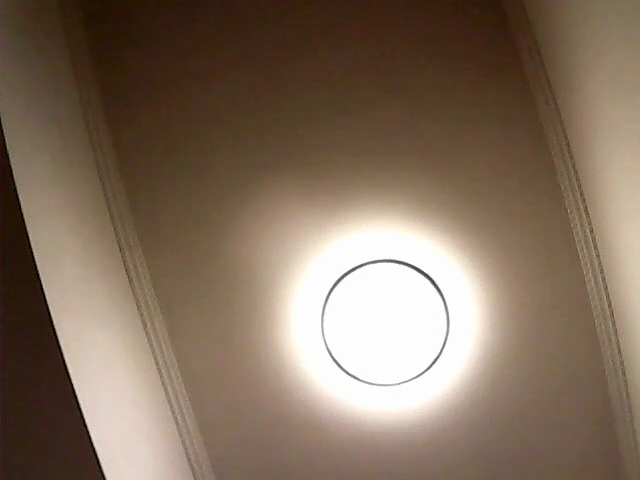
#> input picture data/distord/1/frame_000161.png, 640 x 480 px
$ python -i image_processing.py   (imports and definitions only)
#> lines starting #> are read from the running program, lines starting #| are printed output that depends on the picture
#> further down, picture is the input picture: shape (480, 640, 3); mean B, G, R 93.8, 111.1, 130.4
import cv2
import numpy as np
import os
import argparse

# Thresholds
THRESH_OVEREXPOSURE = 200
THRESH_LOWLIGHT = 80
THRESH_BLACK_HOLE = 2.0    # Threshold for "pitch black", helps avoid amplifying pure noise

# Algorithm Parameters
GAMMA_VAL = 1.2
CLAHE_CLIP = 0.5
TILE_GRID_SIZE = (8, 8)

# Temporal Smoothing (Blending) Weights:
#   Alpha determines how much of the "PREVIOUS" frame we keep.
#   Result = (Previous * Alpha) + (Current * (1 - Alpha))
BLEND_OVER_EX = 0.7        # High: Hide the white screen aggressively
BLEND_LOW_LIGHT = 0.5      # Medium: Smooth out noise flickering, but allow motion
BLEND_NORMAL = 0.1         # Low: Smooth transitions when light returns, acts as mild stabilization

DARKEN_FACTOR = 0.6        # Factor to darken white frames before blending
MAX_BLEND_FRAMES = 8       # Max frames to force blend in overexposure


class VideoEnhancer:
    def __init__(self):
        self.last_good_frame = None
        self.overexposure_counter = 0

    # [44 lines left out: functions get_brightness, apply_gamma_correction, apply_gray_world_wb, contrast_stretching, not called in this run]

    def apply_clahe_enhancement(self, img, clip_limit=2.0):
        # Convert to LAB space
#> called with clip_limit = 2
        lab = cv2.cvtColor(img, cv2.COLOR_BGR2LAB)
#> lab: shape (480, 640, 3); mean of channels 0, 1, 2 120.1, 133.4, 141
        l, a, b = cv2.split(lab)
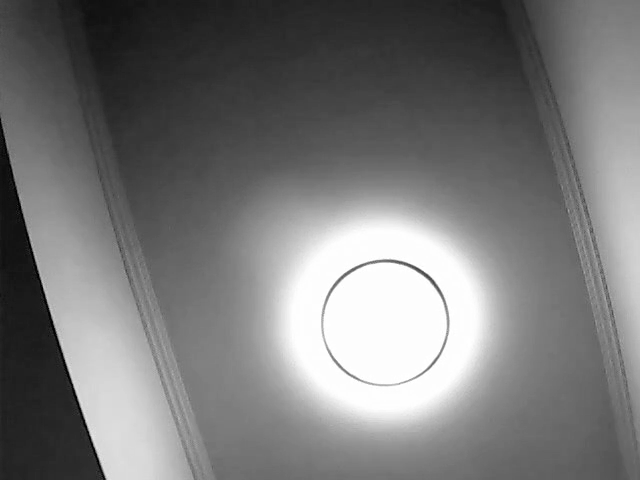
#> l: shape (480, 640); min 0, max 255, mean 120.1
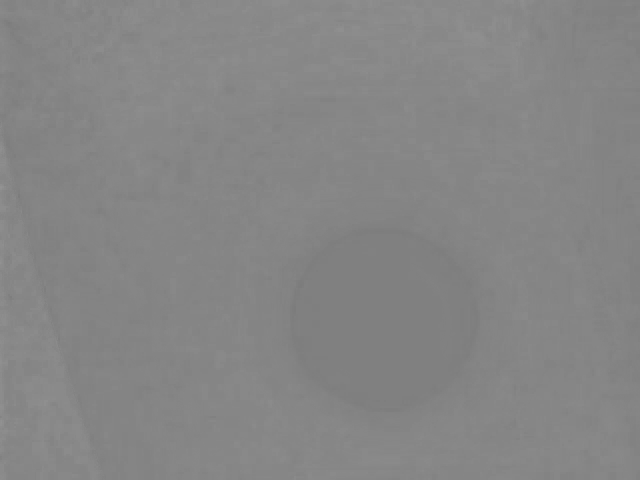
#> a: shape (480, 640); min 123, max 147, mean 133.4

        # Create CLAHE object
        clahe = cv2.createCLAHE(clipLimit=clip_limit, tileGridSize=TILE_GRID_SIZE)
        l_out = clahe.apply(l)
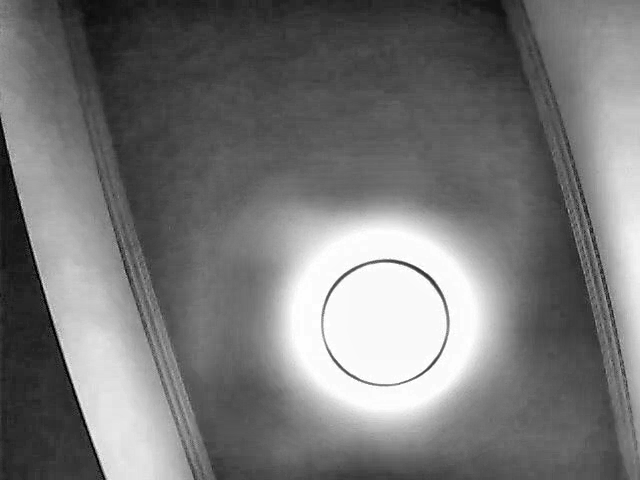
#> l_out: shape (480, 640); min 1, max 255, mean 119

        # Chroma Denoising (Optional: Blur A/B channels to reduce color noise)
        a = cv2.GaussianBlur(a, (3, 3), 0)
        b = cv2.GaussianBlur(b, (3, 3), 0)

        # Merge and convert back to BGR
        merged = cv2.merge((l_out, a, b))
#> merged: shape (480, 640, 3); mean of channels 0, 1, 2 119, 133.4, 141
        return cv2.cvtColor(merged, cv2.COLOR_LAB2BGR)
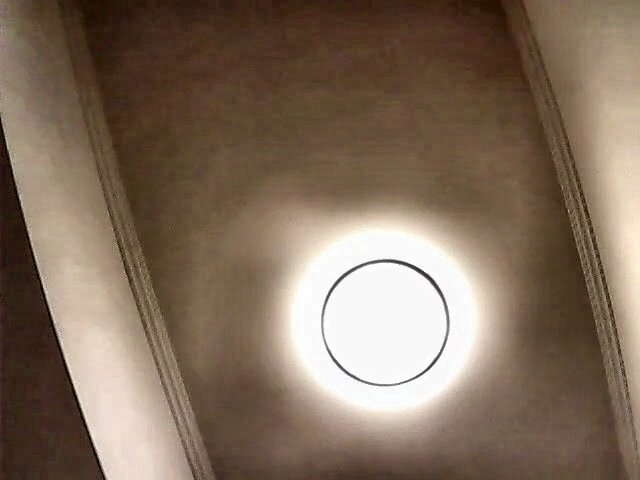
#> returned value: shape (480, 640, 3); mean B, G, R 92.5, 109.8, 129.1

    # [148 lines left out: functions temporal_blend_rgb, temporal_blend_luma, process_frame, main, not called in this run]

# [2 lines not run here, left out]

>>> import cv2
>>> picture = cv2.imread('data/distord/1/frame_000161.png')
>>> result = VideoEnhancer().apply_clahe_enhancement(picture)

$ run again, on data/distord/1/frame_000163.png
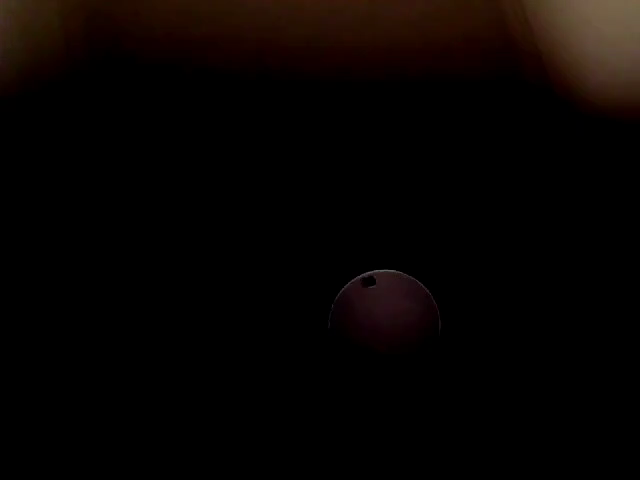
#> input picture data/distord/1/frame_000163.png, 640 x 480 px
#> picture is the input picture: shape (480, 640, 3); mean B, G, R 1.9, 3.3, 6.9
#> lab: shape (480, 640, 3); mean of channels 0, 1, 2 4, 129.4, 129.3
#> in apply_clahe_enhancement, `l, a, b = cv2.split(lab)`:
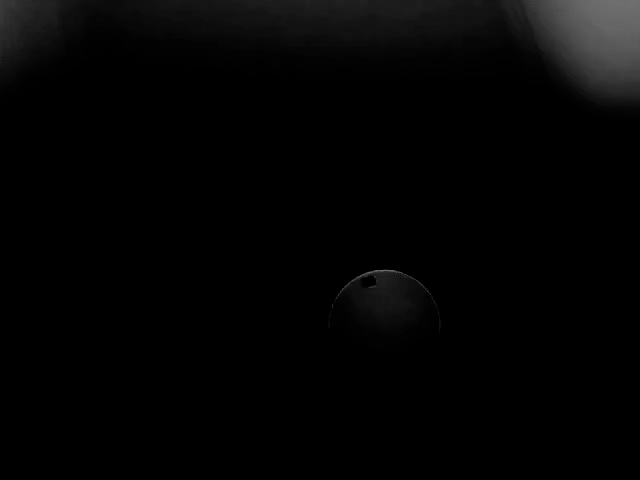
#> l: shape (480, 640); min 0, max 112, mean 4
#> merged: shape (480, 640, 3); mean of channels 0, 1, 2 10.4, 129.4, 129.3
#> in apply_clahe_enhancement, `return cv2.cvtColor(merged, cv2.COLOR_LAB2BGR)`:
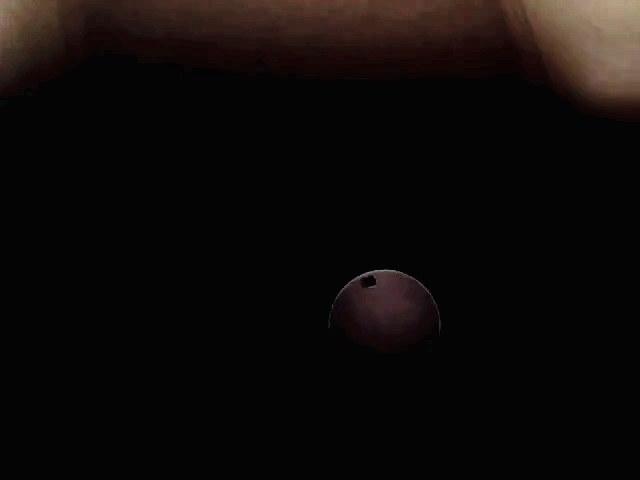
#> returned value: shape (480, 640, 3); mean B, G, R 9.1, 10.3, 13.8
